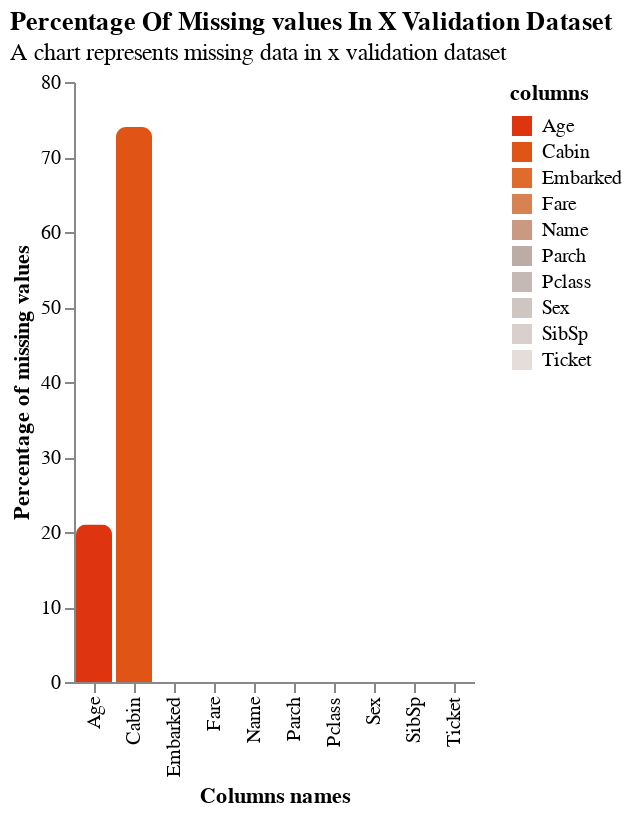

Write notebook code for a chart like this one.
### Code cell
plot_NaN(
    valid_x,
    name='x validation dataset',
    only_nan=False,
    use_percent=True
)

### Figure 1 — Vega-Lite specification as saved in the notebook (floating-point values rounded to 4 significant figures)
{"config": {"view": {"continuousWidth": 300, "continuousHeight": 300, "stroke": null}, "axis": {"grid": false}}, "data": {"name": "data-5ef347e677ee223077ef93442cb88b4f"}, "mark": {"type": "bar", "cornerRadiusTopLeft": 5, "cornerRadiusTopRight": 5}, "encoding": {"color": {"field": "columns", "legend": {"orient": "right"}, "scale": {"scheme": "lightgreyred", "reverse": true}, "type": "nominal"}, "text": {"field": "columns", "type": "nominal"}, "tooltip": [{"field": "columns", "type": "nominal"}, {"field": "total_nan", "type": "quantitative"}, {"field": "percent_nan", "type": "quantitative"}], "x": {"field": "columns", "title": "Columns names", "type": "nominal"}, "y": {"field": "percent_nan", "title": "Percentage of missing values", "type": "quantitative"}}, "title": {"text": "Percentage Of Missing values In X Validation Dataset", "anchor": "start", "subtitle": "A chart represents missing data in x validation dataset"}, "$schema": "https://vega.github.io/schema/vega-lite/v5.20.1.json", "datasets": {"data-5ef347e677ee223077ef93442cb88b4f": [{"columns": "Pclass", "total_nan": 0, "percent_nan": 0}, {"columns": "Name", "total_nan": 0, "percent_nan": 0}, {"columns": "Sex", "total_nan": 0, "percent_nan": 0}, {"columns": "Age", "total_nan": 46, "percent_nan": 21}, {"columns": "SibSp", "total_nan": 0, "percent_nan": 0}, {"columns": "Parch", "total_nan": 0, "percent_nan": 0}, {"columns": "Ticket", "total_nan": 0, "percent_nan": 0}, {"columns": "Fare", "total_nan": 0, "percent_nan": 0}, {"columns": "Cabin", "total_nan": 164, "percent_nan": 74}, {"columns": "Embarked", "total_nan": 1, "percent_nan": 0}]}}
